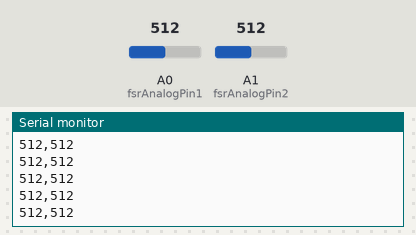
A sketch run on a simulated Arduino Uno, built with avr-gcc and run on an emulated ATmega328P. Shown: the last lines printed to the serial monitor. Inputs (shaded band) come from the test bench; at power-on: A0 (fsrAnalogPin1) = 512, A1 (fsrAnalogPin2) = 512.

Above: at 1.2 s.
1.3 s: A0 (fsrAnalogPin1) set to 989
At 1.8 s:
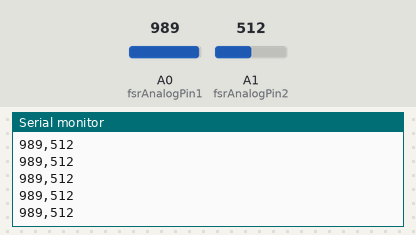
2.8 s: A0 (fsrAnalogPin1) set to 1008
At 3.3 s:
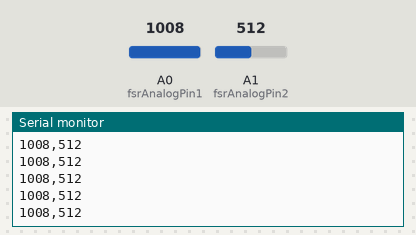
Timing chart, 0 to 5.8 s (numbered marks = the images above; inputs shaded):
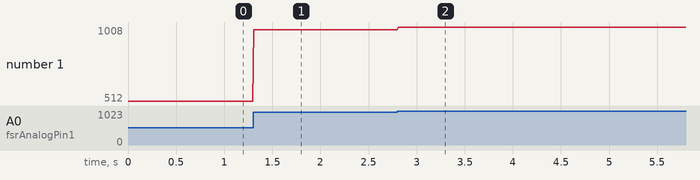

Measured:
- after the input at 1.3 s, the serial monitor: prints a new line at once (image 1)
- after the input at 2.8 s, the serial monitor: prints a new line at once (image 2)
- plotted number 1: 512 → 989 after the input at 1.3 s, 989 → 1008 after the input at 2.8 s

The sketch:

smarttoys3.ino
```cpp
int fsrAnalogPin1 = 0; // FSR is connected to analog 0
int fsrReading1;      // the analog reading from the FSR resistor divider

int fsrAnalogPin2 = 1;
int fsrReading2;

void setup(void) {
  Serial.begin(9600);   // We'll send debugging information via the Serial monitor
}

void loop(void) {
  fsrReading1 = analogRead(fsrAnalogPin1);
//  Serial.print("Analog reading = ");
  Serial.print(fsrReading1);
   Serial.print(",");
fsrReading2 = analogRead(fsrAnalogPin2);
Serial.println(fsrReading2);

  delay(10);
}
```
